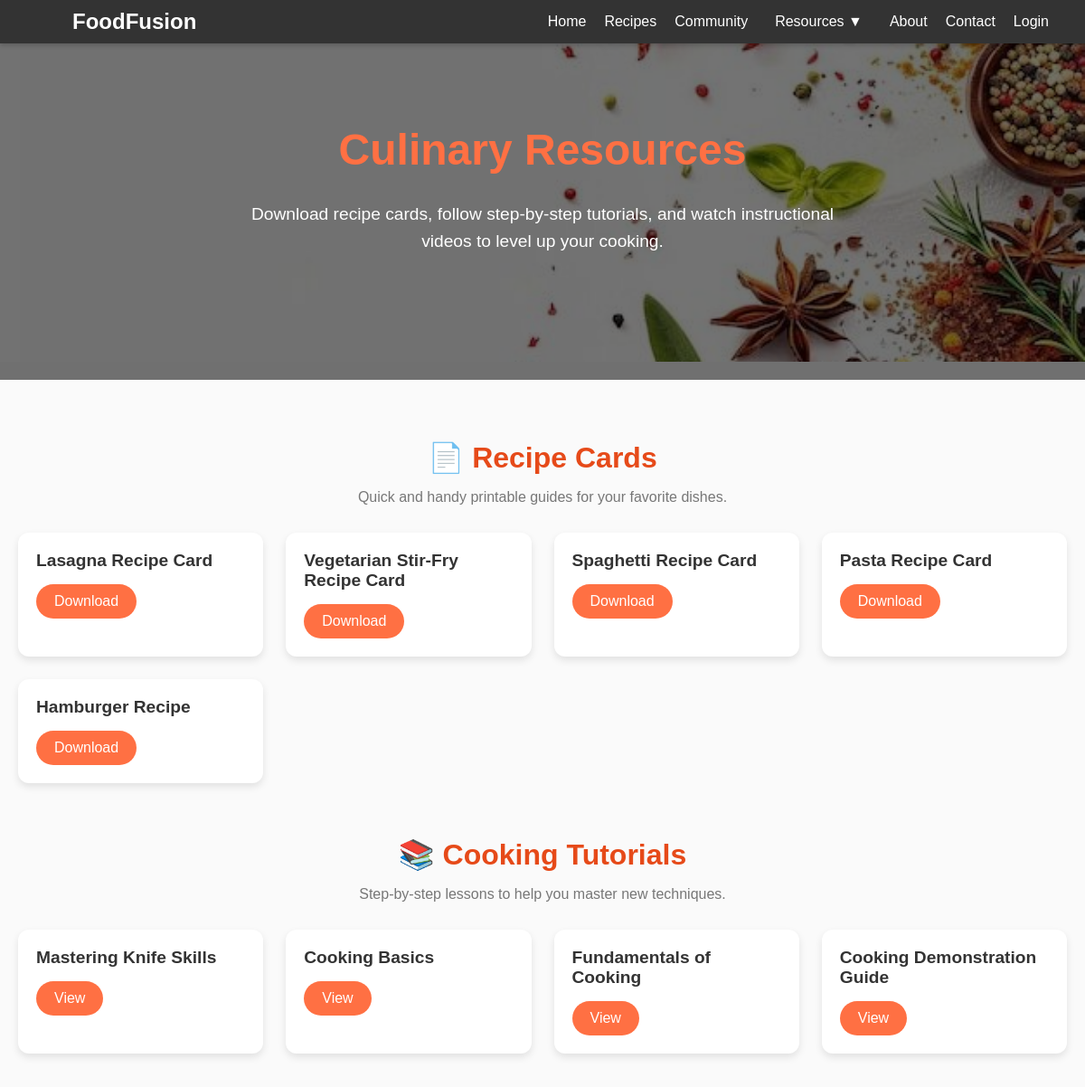
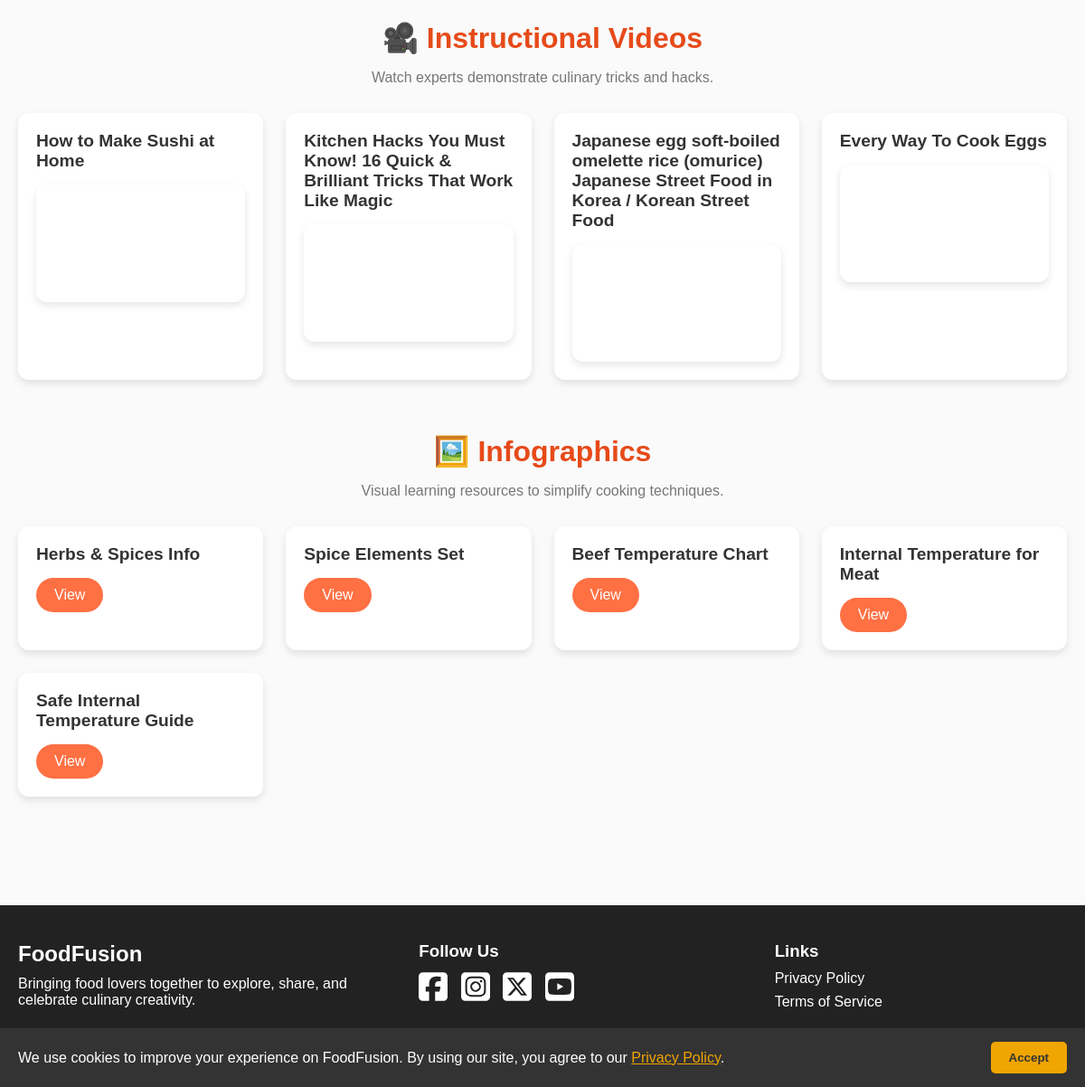
Page /culinary_resources.php on the committed database (2 pictures, top to bottom).
### tables this page shows
CREATE TABLE
    resources (
        resource_id INT AUTO_INCREMENT PRIMARY KEY,
        title VARCHAR(100) NOT NULL,
        resource_type ENUM ('RecipeCard', 'Tutorial', 'Video', 'Infographic'),
        file_url VARCHAR(255) NOT NULL,
        uploaded_at TIMESTAMP DEFAULT CURRENT_TIMESTAMP
    );

### culinary_resources.php (the view, shortened to what this page needs)
<?php
include './includes/db_connect.php';
$sql = "SELECT * FROM resources ORDER BY uploaded_at DESC";
$result = $conn->query($sql);
$resources = [
    'RecipeCard' => [],
    'Tutorial' => [],
    'Video' => [],
    'Infographic' => []
];
if ($result && $result->num_rows > 0) {
    while ($row = $result->fetch_assoc()) {
        $resources[$row['resource_type']][] = $row;
    }
}
$recipeCards = $resources['RecipeCard'];
$tutorials   = $resources['Tutorial'];
$videos      = $resources['Video'];
$infographics = $resources['Infographic'];
?>
<!DOCTYPE html>
<html lang="en">
<head>
    <link rel="stylesheet" href="./assets/css/style.css">
    <link rel="stylesheet" href="./assets/css/culinary_resources.css">
</head>
<body class="resources-page">
    <?php include("./includes/header.php"); ?>
    <section class="resources-hero">
        <div class="overlay">
            <h1>Culinary Resources</h1>
            <p>Download recipe cards, follow step-by-step tutorials, and watch instructional videos to level up your cooking.</p>
        </div>
    </section>
    <main class="resources-main">
        <section class="resource-section">
            <h2>📄 Recipe Cards</h2>
            <p class="section-subtitle">Quick and handy printable guides for your favorite dishes.</p>
            <div class="card-grid">
                <?php if (!empty($recipeCards)): ?>
                    <?php foreach ($recipeCards as $card): ?>
                        <div class="resource-card">
                            <h3><?= htmlspecialchars($card['title']) ?></h3>
                            <a href="<?= htmlspecialchars($card['file_url']) ?>" download class="btn-download">Download</a>
                        </div>
                    <?php endforeach; ?>
                <?php else: ?>
                    <p>No recipe cards available yet.</p>
                <?php endif; ?>
            </div>
        </section>
        <section class="resource-section">
            <h2>📚 Cooking Tutorials</h2>
            <p class="section-subtitle">Step-by-step lessons to help you master new techniques.</p>
            <div class="card-grid">
                <?php if (!empty($tutorials)): ?>
                    <?php foreach ($tutorials as $tutorial): ?>
                        <div class="resource-card">
                            <h3><?= htmlspecialchars($tutorial['title']) ?></h3>
                            <a href="<?= htmlspecialchars($tutorial['file_url']) ?>" target="_blank" class="btn-download">View</a>
                        </div>
                    <?php endforeach; ?>
                <?php else: ?>
                    <p>No tutorials available yet.</p>
                <?php endif; ?>
            </div>
        </section>
        <section class="resource-section">
            <h2>🎥 Instructional Videos</h2>
            <p class="section-subtitle">Watch experts demonstrate culinary tricks and hacks.</p>
            <div class="card-grid">
                <?php if (!empty($videos)): ?>
                    <?php foreach ($videos as $video): ?>
                        <div class="resource-card video-card">
                            <h3><?= htmlspecialchars($video['title']) ?></h3>
                            <div class="video-wrapper">
                                <iframe src="<?= htmlspecialchars($video['file_url']) ?>" frameborder="0" allowfullscreen></iframe>
                            </div>
                        </div>
                    <?php endforeach; ?>
                <?php else: ?>
                    <p>No videos available yet.</p>
                <?php endif; ?>
            </div>
        </section>
        <section class="resource-section">
            <h2>🖼️ Infographics</h2>
            <p class="section-subtitle">Visual learning resources to simplify cooking techniques.</p>
            <div class="card-grid">
                <?php if (!empty($infographics)): ?>
                    <?php foreach ($infographics as $info): ?>
                        <div class="resource-card">
                            <h3><?= htmlspecialchars($info['title']) ?></h3>
                            <a href="<?= htmlspecialchars($info['file_url']) ?>" target="_blank" class="btn-download">View</a>
                        </div>
                    <?php endforeach; ?>
                <?php else: ?>
                    <p>No infographics available yet.</p>
                <?php endif; ?>
            </div>
        </section>
    </main>
    <?php include("./includes/footer.php"); ?>
    <?php include("./includes/cookie_consent.php"); ?>
</body>
</html>

### includes/header.php (shortened to what this page needs)
<header class="navbar">
  <div class="nav-container">
    <a href="index.php" class="logo">FoodFusion</a>
    <nav class="nav-links" id="nav-links">
      <a href="index.php">Home</a>
      <a href="recipes.php">Recipes</a>
      <a href="community.php">Community</a>
      <div class="dropdown">
        <a href="#" class="dropbtn">Resources ▼</a>
      </div>
      <a href="about.php">About</a>
      <a href="contact.php">Contact</a>
      <?php if (isset($_SESSION['user_id'])): ?>
        <a href="auth/logout.php" class="auth-link">Logout</a>
        <a href="profile.php">Profile</a>
      <?php else: ?>
        <a href="auth/login.php" class="auth-link">Login</a>
      <?php endif; ?>
    </nav>
  </div>
</header>

### includes/footer.php
<footer class="site-footer">
    <div class="footer-container">
        <div class="footer-brand">
            <h2>FoodFusion</h2>
            <p>Bringing food lovers together to explore, share, and celebrate culinary creativity.</p>
        </div>
        <div class="footer-social">
            <h3>Follow Us</h3>
            <a href="https://facebook.com" target="_blank" rel="noopener">
                <img src="./assets/icons/square-facebook.svg" alt="Facebook">
            </a>
            <a href="https://instagram.com" target="_blank" rel="noopener">
                <img src="./assets/icons/square-instagram.svg" alt="Instagram">
            </a>
            <a href="https://twitter.com" target="_blank" rel="noopener">
                <img src="./assets/icons/square-x-twitter.svg" alt="Twitter">
            </a>
            <a href="https://youtube.com" target="_blank" rel="noopener">
                <img src="./assets/icons/square-youtube.svg" alt="YouTube">
            </a>
        </div>
        <div class="footer-links">
            <h3>Links</h3>
            <a href="privacy.php">Privacy Policy</a>
            <a href="terms.php">Terms of Service</a>
        </div>
    </div>
    <div class="footer-bottom">
        <p>&copy; <?= date('Y') ?> FoodFusion. All Rights Reserved.</p>
    </div>
</footer>

### includes/cookie_consent.php
<div id="cookie-consent" class="cookie-consent">
    <p>
        We use cookies to improve your experience on FoodFusion. By using our site, you agree to our
        <a href="/privacy.php">Privacy Policy</a>.
    </p>
    <button id="cookie-accept">Accept</button>
</div>

### assets/css/style.css (style rules this page uses)
body { font-family: Arial, sans-serif; background: #f8f8f8; margin: 0; padding: 0; }
h1, h2, h3 { color: #333; }
a { text-decoration: none; color: green; }
.navbar { position: fixed; background: #333; color: #fff; width: 100%; padding: 10px 20px; z-index: 1000; box-shadow: 0 2px 5px rgba(0, 0, 0, 0.2); }
.nav-container { display: flex; justify-content: space-between; align-items: center; margin: 0 auto; width: 90%; }
.logo { color: #fff; font-size: 1.5rem; text-decoration: none; font-weight: bold; }
.nav-links { display: flex; gap: 20px; }
.nav-links a { color: #fff; text-decoration: none; font-size: 1rem; }
.site-footer { background: #222; color: #fff; padding: 40px 20px 20px; font-family: Arial, sans-serif; }
.site-footer a { color: #fff; text-decoration: none; }
.site-footer h2, .site-footer h3, .site-footer p { color: #fff; margin: 0 0 10px 0; }
.footer-container { display: flex; flex-wrap: wrap; justify-content: space-between; gap: 20px; }
.footer-brand { flex: 1 1 250px; }
.footer-social { flex: 1 1 200px; }
.footer-social a img { width: 32px; margin-right: 10px; transition: transform 0.2s; }
.footer-links { flex: 1 1 150px; display: flex; flex-direction: column; }
.footer-links a { color: #fff; text-decoration: none; margin-bottom: 8px; }
.footer-bottom { text-align: center; margin-top: 20px; border-top: 1px solid #444; padding-top: 10px; font-size: 0.9rem; color: #fff; }
.footer-social img { filter: brightness(0) invert(1); margin-right: 10px; }
.dropdown { position: relative; display: inline-block; }
.dropbtn { cursor: pointer; text-decoration: none; padding: 10px; }
.cookie-consent { position: fixed; bottom: 0; left: 0; width: 100%; background-color: #333; color: #fff; display: flex; justify-content: space-between; align-items: center; padding: 15px 20px; z-index: 1000; font-family: Arial, sans-serif; flex-wrap: wrap; box-sizing: border-box; }
.cookie-consent p { margin: 0; flex: 1 1 60%; min-width: 200px; }
.cookie-consent a { color: #f0a500; text-decoration: underline; }
.cookie-consent button { background-color: #f0a500; color: #333; border: none; padding: 10px 20px; cursor: pointer; font-weight: bold; border-radius: 5px; flex-shrink: 0; margin-top: 10px; }
@media (min-width: 600px) { .cookie-consent button { margin-top: 0; } }

### assets/css/culinary_resources.css (style rules this page uses)
body.resources-page { margin: 0; font-family: Arial, sans-serif; background: #fafafa; color: #333; }
.resources-hero { position: relative; height: 50vh; background: url('../images/spices_bg.jpeg') no-repeat center center/cover; display: flex; align-items: center; justify-content: center; text-align: center; color: #fff; }
.resources-hero .overlay { background: rgba(0, 0, 0, 0.55); width: 100%; height: 100%; padding: 20px; display: flex; flex-direction: column; align-items: center; justify-content: center; }
.resources-hero h1 { font-size: 3rem; margin-bottom: 10px; color: #ff7043; }
.resources-hero p { font-size: 1.2rem; max-width: 700px; line-height: 1.6; }
.resources-main { padding: 60px 20px; max-width: 1200px; margin: auto; }
.resource-section { margin-bottom: 60px; text-align: center; }
.resource-section h2 { font-size: 2rem; margin-bottom: 10px; color: #e64a19; }
.section-subtitle { color: #777; margin-bottom: 30px; font-size: 1rem; }
.card-grid { display: grid; grid-template-columns: repeat(auto-fit, minmax(260px, 1fr)); gap: 25px; margin-top: 20px; }
.resource-card { background: #fff; border-radius: 12px; padding: 20px; box-shadow: 0 4px 8px rgba(0, 0, 0, 0.1); transition: transform 0.2s; text-align: left; }
.resource-card h3 { margin-top: 0; margin-bottom: 15px; font-size: 1.2rem; color: #333; }
.btn-download { display: inline-block; background: #ff7043; color: #fff; border: none; padding: 10px 20px; border-radius: 30px; text-decoration: none; transition: background 0.3s ease; }
.video-card .video-wrapper { position: relative; padding-bottom: 56.25%; height: 0; overflow: hidden; border-radius: 12px; box-shadow: 0 4px 8px rgba(0, 0, 0, 0.1); }
.video-card iframe { position: absolute; top: 0; left: 0; width: 100%; height: 100%; border: 0; }

### rows in the picture
resources: title "Lasagna Recipe Card"
resources: title "Vegetarian Stir-Fry Recipe Card"
resources: title "Spaghetti Recipe Card"
resources: title "Pasta Recipe Card"
resources: title "Hamburger Recipe"
resources: title "Mastering Knife Skills"
resources: title "Cooking Basics"
resources: title "Fundamentals of Cooking"
resources: title "Cooking Demonstration Guide"
resources: title "How to Make Sushi at Home"
resources: title "Kitchen Hacks You Must Know! 16 Quick & Brilliant Tricks That Work Like Magic"
resources: title "Japanese egg soft-boiled omelette rice (omurice) Japanese Street Food in Korea / Korean Street Food"
resources: title "Every Way To Cook Eggs"
resources: title "Herbs & Spices Info"
resources: title "Spice Elements Set"
resources: title "Beef Temperature Chart"
resources: title "Internal Temperature for Meat"
resources: title "Safe Internal Temperature Guide"
